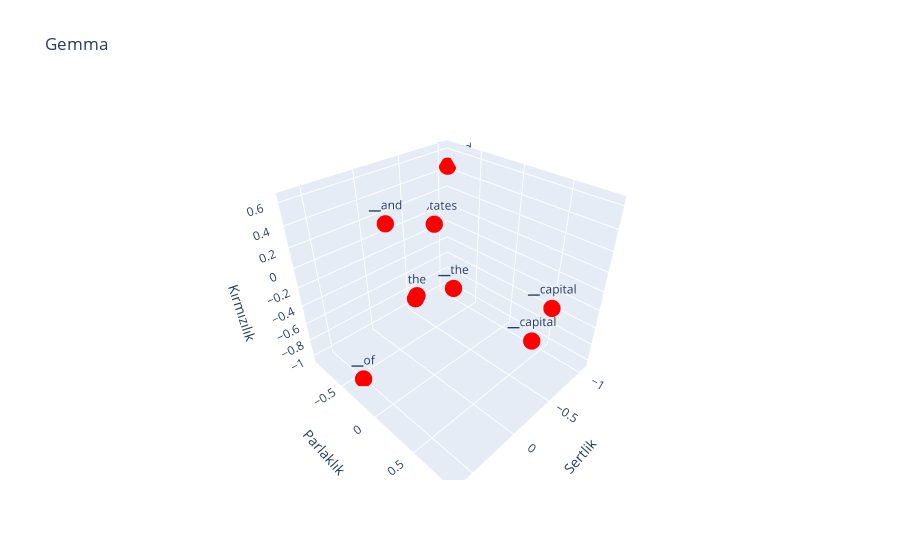
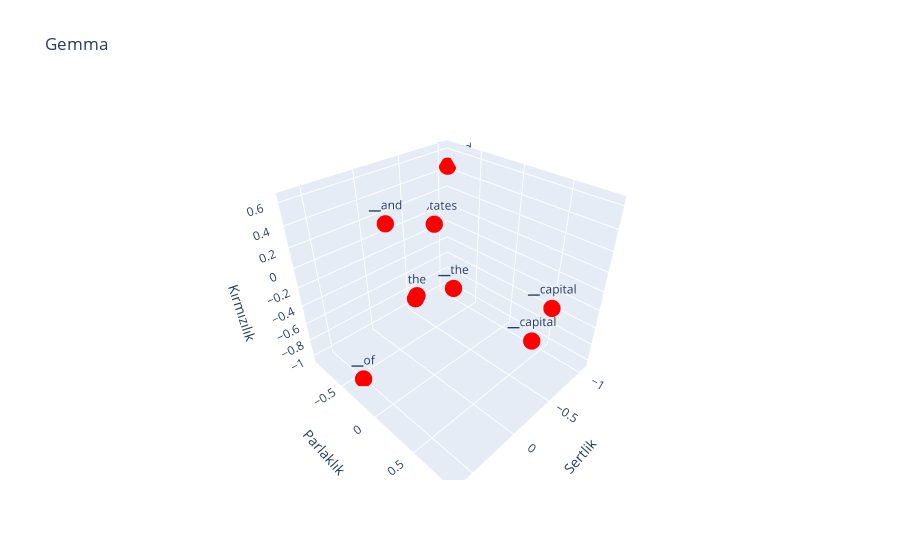

Write notebook code for charts like these, in order.
### Code cell
gemma_sentences = [
  {
    "words": gemma_meanings.detach().numpy(),
    "labels": gemma_tokenizer.tokenize(sentence),
    "color": "red",
  },
]
plot_dots(gemma_sentences, "Gemma", dims=[20, 21, 22])

### Figure 1 — Plotly figure (JSON) as saved in the notebook; plotly's stock layout.template omitted (floating-point values rounded to 4 significant figures)
{"data": [{"hoverinfo": "text", "marker": {"color": "red", "size": 6}, "mode": "markers+text", "text": ["the", "▁capital", "▁of", "▁united", "▁states", "▁and", "▁the", "▁capital", "▁of", "▁france"], "type": "scatter3d", "x": [0.09011, -0.3895, 0.5303, -1.069, -0.8204, 0.3708, -0.1678, -0.1906, 0.5303, -1.069, 0.6463], "y": [-0.09167, 0.8949, -0.3915, -0.8991, -0.8452, -0.05593, 0.07924, 0.8825, -0.3915, -0.8991, 0.5593], "z": [-0.1512, -0.008286, -1.028, 0.4433, -0.09322, 0.6256, -0.1207, -0.2154, -1.028, 0.4433, 0.4454]}], "layout": {"scene": {"xaxis": {"title": {"text": "Sertlik"}}, "yaxis": {"title": {"text": "Parlaklık"}}, "zaxis": {"title": {"text": "Kırmızılık"}}}, "title": {"text": "Gemma"}}}

### Figure 2 — Plotly figure (JSON) as saved in the notebook; plotly's stock layout.template omitted (floating-point values rounded to 4 significant figures)
{"data": [{"hoverinfo": "text", "marker": {"color": "red", "size": 6}, "mode": "markers+text", "text": ["the", "▁capital", "▁of", "▁united", "▁states", "▁and", "▁the", "▁capital", "▁of", "▁france"], "type": "scatter3d", "x": [0.09011, -0.3895, 0.5303, -1.069, -0.8204, 0.3708, -0.1678, -0.1906, 0.5303, -1.069, 0.6463], "y": [-0.09167, 0.8949, -0.3915, -0.8991, -0.8452, -0.05593, 0.07924, 0.8825, -0.3915, -0.8991, 0.5593], "z": [-0.1512, -0.008286, -1.028, 0.4433, -0.09322, 0.6256, -0.1207, -0.2154, -1.028, 0.4433, 0.4454]}], "layout": {"scene": {"xaxis": {"title": {"text": "Sertlik"}}, "yaxis": {"title": {"text": "Parlaklık"}}, "zaxis": {"title": {"text": "Kırmızılık"}}}, "title": {"text": "Gemma"}}}
